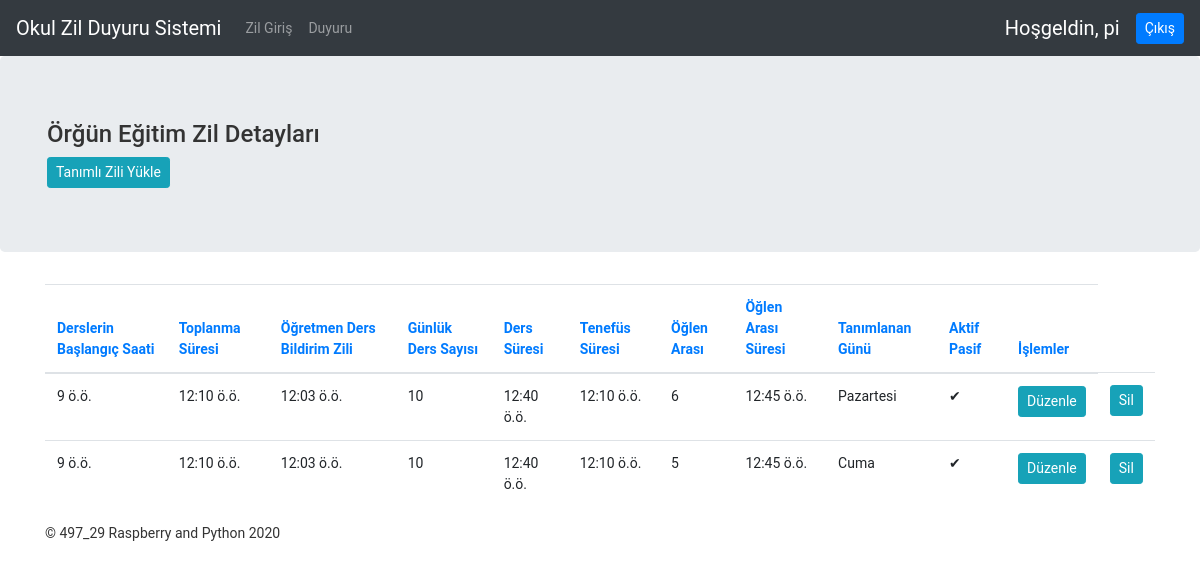
The app's page /home/okul/odata/ (signed in) with its own data.
### uretim/models/defaultzildata.py (models this page shows)
class ZilTanimi(models.Model):
    GUN = [[0, 'Pazartesi'],
           [1, 'Salı'], [2, 'Çarşamba'],
           [3, 'Perşembe'], [4, 'Cuma'],
           [5, 'Cumartesi'],
           [6, 'Pazar'], ]
    dersbaslangicsaati = models.TimeField(verbose_name='Derslerin Başlangıç Saati', default='09:00', auto_now=False)
    toplanmasuresi = models.TimeField(verbose_name='Toplanma Süresi', default='00:10')
    ogretmenzilsuresi = models.TimeField(verbose_name='Öğretmen Ders Bildirim Zili', default='00:03')
    derssayisi = models.SmallIntegerField(verbose_name='Günlük Ders Sayısı', default=10)
    derssuresi = models.TimeField(verbose_name='Ders Süresi', default='00:40')
    tenefussuresi = models.TimeField(verbose_name='Tenefüs Süresi', default='00:10')
    oglenarasiders = models.SmallIntegerField(verbose_name='Öğlen Arası', default=6)
    oglenarasisuresi = models.TimeField(verbose_name='Öğlen Arası Süresi', default='00:45')
    zilgun = models.SmallIntegerField(verbose_name='Tanımlanan Günü', choices=GUN, default=0, unique=True)
    active = models.BooleanField(verbose_name='Aktif Pasif', default=False)
    published_date = models.DateTimeField(verbose_name='Eklenme Tarihi', auto_now_add=True)
    class Meta:
        abstract = True

class NormalOkul(ZilTanimi):
    class Meta:
        db_table = 'zildefault'
        ordering = ['zilgun']

### ozilanons/views/okulzil.py (the view)
# urls.py: path('home/okul/odata/', ZilListView, name='zillistview'),
def ZilListView(request):
    ziltanimi = NormalOkul.objects.all()
    context = {'ziltanimi': ziltanimi}
    return render(request, 'ayarlar/new_ayarlar_detail.html', context)

### templates/ayarlar/new_ayarlar_detail.html (shortened to what this page needs)
{% extends 'layout/base.html' %}
{% block top %}
{% if request.resolver_match.url_name == 'zillistview' %}
    <h4>Örğün Eğitim Zil Detayları</h4>
{% endif %}
 <a class="btn btn-info btn-sm" href="{% url 'index' %}">Tanımlı Zili Yükle</a>
{% endblock%}
{% block content %}
<div class="table-container">
    <table class="table">
                <thead >
                    <tr>
                        <th class="orderable">
                                <a href="?sort=dersbaslangicsaati">Derslerin Başlangıç Saati</a>
                        </th>
                        <th class="orderable">
                                <a href="?sort=toplanmasuresi">Toplanma Süresi</a>
                        </th>
                        <th class="orderable">
                                <a href="?sort=ogretmenzilsuresi">Öğretmen Ders Bildirim Zili</a>
                        </th>
                        <th class="orderable">
                                <a href="?sort=derssayisi">Günlük Ders Sayısı</a>
                        </th>
                        <th class="orderable">
                                <a href="?sort=derssuresi">Ders Süresi</a>
                        </th>
                        <th class="orderable">
                                <a href="?sort=tenefussuresi">Tenefüs Süresi</a>
                        </th>
                        <th class="orderable">
                                <a href="?sort=oglenarasiders">Öğlen Arası</a>
                        </th>
                        <th class="orderable">
                                <a href="?sort=oglenarasisuresi">Öğlen Arası Süresi</a>
                        </th>
                        <th class="asc orderable">
                                <a href="?sort=-zilgun">Tanımlanan Günü</a>
                        </th>
                        <th class="orderable">
                                <a href="?sort=active">Aktif Pasif</a>
                        </th>
                        <th class="orderable">
                                <a href="?sort=active">İşlemler</a>
                        </th>
                    </tr>
                </thead>
                <tbody >
                     {% for  def in ziltanimi %}
                    <tr class="odd">
                            <td >{{def.dersbaslangicsaati}}</td>
                            <td >{{def.toplanmasuresi}}</td>
                            <td >{{def.ogretmenzilsuresi}}</td>
                            <td >{{def.derssayisi}}</td>
                            <td >{{def.derssuresi}}</td>
                            <td >{{def.tenefussuresi}}</td>
                            <td >{{def.oglenarasiders}}</td>
                            <td >{{def.oglenarasisuresi}}</td>
                            <td >{{def.get_zilgun_display}}</td>
                            <td ><span class="{{def.active}}">{% if def.active %}✔{% else %}X{% endif %}</span></td>
                        <td >
                            <a class="btn btn-info btn-sm" href="{% url 'guncelle' def.id %}">Düzenle</a>
                        </td>
                        <td >
                            <a class="btn btn-info btn-sm" href="{% url 'sil' def.id %}">Sil</a>
                        </td>
                    </tr>
                {% endfor %}
                </tbody>
        </table>
</div>
{% endblock %}

### templates/layout/header.html (shortened to what this page needs)
<nav class="navbar navbar-expand-md navbar-dark fixed-top bg-dark ">
  <a class="navbar-brand" href="#">Okul Zil Duyuru Sistemi</a>
  <div class="collapse navbar-collapse " id="navbarsExampleDefault">
    <ul class="navbar-nav mr-auto">
      <li class="nav-item {% if request.resolver_match.url_name == 'zilayarmenu' and user.is_authenticated %}active{% endif %}disabled">
        <a class="nav-link {% if user.is_authenticated %}active{% endif %}disabled" href="{% url 'zilayarmenu' %}">Zil Giriş <span class="sr-only">(current)</span></a>
      </li>
      <li class="nav-item {% if request.resolver_match.url_name == 'anonsduyuru' and user.is_authenticated %}active{% endif %}disabled" >
        <a class="nav-link {% if user.is_authenticated %}active{% endif %}disabled" href="{% url 'anonsduyuru' %}" tabindex="-1" aria-disabled="true">Duyuru<span class="sr-only">(current)</span></a>
      </li>
    </ul>
    {% if user.is_authenticated %}
    <a class="navbar-brand">Hoşgeldin, {{ user.get_full_name|default:user.username }}</a>
    <a type="button" class="btn btn-primary btn-sm" href="{% url 'cikis' %}">Çıkış</a>
    {% else %}
    <p class="navbar-brand">Hoşgeldin,  Lütfen giriş yapın.</p>
    {% endif %}
  </div>
</nav>

### static/css/jumbotron.css (style rules this page uses)
html, body { height: 100%; padding-top: 3.5rem; }
body { margin: 0; padding: 0; font-size: 14px; font-family: "Roboto","Lucida Grande","DejaVu Sans","Bitstream Vera Sans",Verdana,Arial,sans-serif; color: #333; background: #fff; }

### records on screen
NormalOkul: dersbaslangicsaati "9 ö.ö.", toplanmasuresi "12:10 ö.ö.", ogretmenzilsuresi "12:03 ö.ö.", derssayisi "10", derssuresi "12:40 ö.ö.", tenefussuresi "12:10 ö.ö.", oglenarasiders "6", oglenarasisuresi "12:45 ö.ö.", zilgun "Pazartesi"
NormalOkul: dersbaslangicsaati "9 ö.ö.", toplanmasuresi "12:10 ö.ö.", ogretmenzilsuresi "12:03 ö.ö.", derssayisi "10", derssuresi "12:40 ö.ö.", tenefussuresi "12:10 ö.ö.", oglenarasiders "5", oglenarasisuresi "12:45 ö.ö.", zilgun "Cuma"

### other values on screen
{{ user.get_full_name|default:user.username }} "pi"
